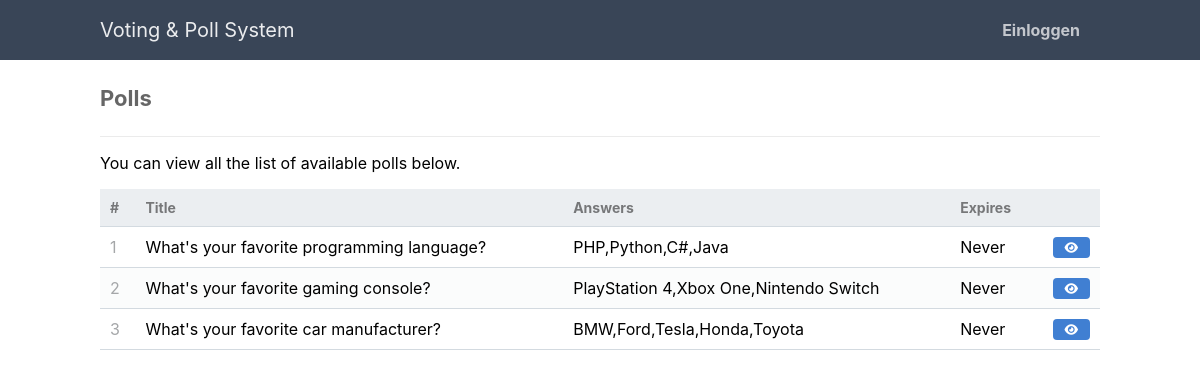
The page / on the database its author committed.
### tables this page shows
CREATE TABLE IF NOT EXISTS `polls` (
	`id` int(11) NOT NULL AUTO_INCREMENT,
	`title` text NOT NULL,
	`description` text NOT NULL,
	`expires` datetime DEFAULT NULL,
	`submit_date` datetime NOT NULL DEFAULT CURRENT_TIMESTAMP,
	`start_date` datetime NOT NULL DEFAULT CURRENT_TIMESTAMP,
	`approved` tinyint(1) NOT NULL DEFAULT '1',
	`num_choices` tinyint(1) NOT NULL DEFAULT '1',
	PRIMARY KEY (`id`)
);

### index.php (the view)
<?php
include 'functions.php';
$pdo = pdo_connect_mysql();
$stmt = $pdo->prepare('SELECT p.*, GROUP_CONCAT(pa.title ORDER BY pa.id) AS answers FROM polls p LEFT JOIN poll_answers pa ON pa.poll_id = p.id WHERE p.start_date < NOW() GROUP BY p.id');
$stmt->execute();
$polls = $stmt->fetchAll(PDO::FETCH_ASSOC);
?>
<?=template_header('Polls')?>
<div class="content home">
	<h2>Polls</h2>
	<p>You can view all the list of available polls below.</p>
	<table>
        <thead>
            <tr>
                <td>#</td>
                <td>Title</td>
				<td class="responsive-hidden">Answers</td>
				<td class="responsive-hidden">Expires</td>
                <td></td>
            </tr>
        </thead>
        <tbody>
            <?php foreach($polls as $poll): ?>
            <tr>
                <td><?=$poll['id']?></td>
                <td><?=$poll['title']?></td>
				<td class="responsive-hidden"><?=$poll['answers']?></td>
				<td class="responsive-hidden"><?=$poll['expires'] ? $poll['expires'] : 'Never'?></td>
                <td class="actions">
					<a href="vote.php?id=<?=$poll['id']?>" class="view" title="View Poll"><i class="fas fa-eye fa-xs"></i></a>
                </td>
            </tr>
            <?php endforeach; ?>
        </tbody>
    </table>
</div>
<?=template_footer()?>

### style.css (style rules this page uses)
* { box-sizing: border-box; font-family: -apple-system, BlinkMacSystemFont, "segoe ui", roboto, oxygen, ubuntu, cantarell, "fira sans", "droid sans", "helvetica neue", Arial, sans-serif; font-size: 16px; -webkit-font-smoothing: antialiased; -moz-osx-font-smoothing: grayscale; }
body { background-color: #FFFFFF; margin: 0; }
.content { width: 1000px; margin: 0 auto; }
.content h2 { margin: 0; padding: 25px 0; font-size: 22px; border-bottom: 1px solid #ebebeb; color: #666666; }
.home table { width: 100%; padding-top: 30px; border-collapse: collapse; }
.home table thead { background-color: #ebeef1; border-bottom: 1px solid #d3dae0; }
.home table thead td { padding: 10px; font-weight: bold; color: #767779; font-size: 14px; }
.home table tbody tr { border-bottom: 1px solid #d3dae0; }
.home table tbody tr:nth-child(even) { background-color: #fbfcfc; }
.home table tbody tr td { padding: 10px; }
.home table tbody tr td:nth-child(1) { color: #a5a7a9; }
.home table tbody tr td.actions { padding: 8px; text-align: right; }
.home table tbody tr td.actions .view, .home table tbody tr td.actions .edit { display: inline-flex; text-align: right; text-decoration: none; color: #FFFFFF; padding: 10px 12px; border-radius: 4px; }
.home table tbody tr td.actions .view { background-color: #407fd2; margin-right: 2px; }

### rows shown on the page
polls: id "1", title "What's your favorite programming language?", answers "PHP,Python,C#,Java", shows "Never"
polls: id "2", title "What's your favorite gaming console?", answers "PlayStation 4,Xbox One,Nintendo Switch", shows "Never"
polls: id "3", title "What's your favorite car manufacturer?", answers "BMW,Ford,Tesla,Honda,Toyota", shows "Never"
